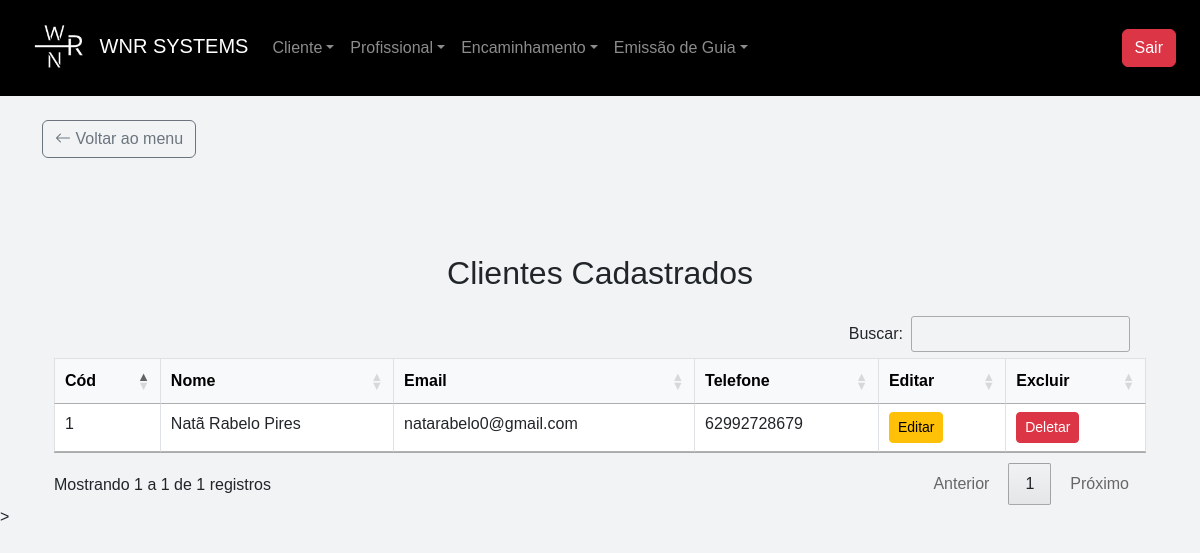
The page /listar_cliente (signed in) on the database its author committed.
### app/models.py (models this page shows)
class Cliente(db.Model):
    __tablename__ = "clientes"
    id                              = db.Column(db.Integer, primary_key=True)
    nome                            = db.Column(db.String(255), nullable=False)
    cpf                             = db.Column(db.String(14), unique=True, nullable=False)
    email                           = db.Column(db.String(255))
    data_nascimento                 = db.Column(db.DateTime)
    renda_familiar                  = db.Column(db.Float, nullable=False, default=0.0)
    bairro                          = db.Column(db.String(255))
    canal_divulgacao                = db.Column(db.String(255))
    cep                             = db.Column(db.String(10))
    cidade                          = db.Column(db.String(255))
    cpf_responsavel                 = db.Column(db.String(14))
    complemento                     = db.Column(db.String(255))
    numero_cs                       = db.Column(db.String(20))
    despesa_mensal                  = db.Column(db.Float, nullable=False, default=0.0)
    estado                          = db.Column(db.String(255))
    endereco                        = db.Column(db.String(255))
    fone_contato                    = db.Column(db.String(20))
    fone_pessoal                    = db.Column(db.String(20))
    nome_plano_saude                = db.Column(db.String(255), default="")
    plano_saude                     = db.Column(db.String(255))
    nome_responsavel                = db.Column(db.String(255), default="")
    possui_filhos                   = db.Column(db.String(255))
    numero_filhos                   = db.Column(db.Integer, default=0)
    previdenciario                  = db.Column(db.String(255))
    profissao                       = db.Column(db.String(255))
    remuneracao                     = db.Column(db.Float, nullable=False, default=0.0)
    rg                              = db.Column(db.String(20))
    saldo                           = db.Column(db.Float, nullable=False, default=0.0)
    idade                           = db.Column(db.Integer, default=0)
    data_cadastro                   = db.Column(db.DateTime, default=db.func.current_timestamp())
    sexo_id                         = db.Column(db.Integer, db.ForeignKey("sexo.id"))
    condicao_habitacao_id           = db.Column(db.Integer, db.ForeignKey("condicao_habitacao.id"))
    tipo_moradia_id                 = db.Column(db.Integer, db.ForeignKey("tipo_moradia.id"))
    tipo_transporte_id              = db.Column(db.Integer, db.ForeignKey("tipo_transporte.id"))
    escolaridade_id                 = db.Column(db.Integer, db.ForeignKey("escolaridade.id"))
    grau_parentesco_id              = db.Column(db.Integer, db.ForeignKey("grau_parentesco.id"))
    estado_civil_id                 = db.Column(db.Integer, db.ForeignKey("estados_civis.id"))
    estado_civil                    = db.relationship("EstadosCivis", back_populates="clientes")
    sexo                            = db.relationship("Sexo", back_populates="clientes")
    condicao_habitacao              = db.relationship("CondicaoHabitacao", back_populates="clientes")
    tipo_moradia                    = db.relationship("TipoMoradia", back_populates="clientes")
    tipo_transporte                 = db.relationship("TipoTransporte", back_populates="clientes")
    escolaridade                    = db.relationship("Escolaridade", back_populates="clientes")
    grau_parentesco                 = db.relationship("GrauParentesco", back_populates="clientes")
    encaminhamentos                 = db.relationship("Encaminhamento", back_populates="cliente", cascade="all, delete-orphan")
    guias                           = db.relationship("Guia", back_populates="cliente", cascade="all, delete-orphan")

### app/routes/cliente/cliente.py (the view)
@client_bp.route('/listar_cliente', methods=['GET', 'POST'])
@required_login
@role_required('atendimento', 'financeiro', 'admin')
def listar_cliente():
    clientes = Cliente.query.all()
    usuario = current_user
    return render_template('clientes/list.html', clientes=clientes, usuario=usuario)

### app/__init__.py (called while the page is built)
@login_manager.user_loader
def load_user(id):
    return Usuario.query.get(int(id))

### app/utils/login_required.py (called while the page is built)
def required_login(f):
    @wraps(f)
    def decorated_function(*args, **kwargs):
        if 'user_id' not in session:
            return redirect(url_for('auth_bp.login'))
        return f(*args, **kwargs)
    return decorated_function

### app/templates/clientes/list.html (shortened to what this page needs)
{% extends 'base.html' %}
{% block content %}
<div class="container mt-5">
    <h2 class="text-center mb-4 mt-5">Clientes Cadastrados</h2>
    <div class="card-body">
        <table id="table" class="table table-bordered table-hover">
            <thead class="table-light">
                <tr>
                    <th>Cód</th>
                    <th>Nome</th>
                    <th>Email</th>
                    <th>Telefone</th>
                    <th>Editar</th>
                    {% if usuario.role == "admin" %}
                    <th>Excluir</th>
                    {% endif %}
                </tr>
            </thead>
            <tbody>
                {% for cliente in clientes %}
                    <tr>
                        <td>{{ cliente.id }}</td>
                        <td>{{ cliente.nome }}</td>
                        <td>{{ cliente.email }}</td>
                        <td>{{ cliente.fone_contato }}</td>
                        <td><a href="{{ url_for('client_bp.editar_cliente', id=cliente.id) }}" class="btn btn-sm btn-warning">Editar</a></td>
                        {% if usuario.role == "admin" %}
                        <td><a href="{{ url_for('client_bp.deletar_cliente', id=cliente.id) }}" class="btn btn-sm btn-danger" data-bs-toggle="modal" data-bs-target="#confirmarExclusao" data-id="{{ cliente.id }}">Deletar</a></td>
                        {% endif %}
                    </tr>
                  {% endfor %}
            </tbody>
        </table>
    </div>
</div>
{% endblock %}

### app/static/css/base.css (style rules this page uses)
body { display: flex; flex-direction: column; margin: 0; padding-top: 56px; font-family: Arial, sans-serif; background-color: #f1f3f5; }

### rows shown on the page
Cliente: id "1", nome "Natã Rabelo Pires", email "natarabelo0@gmail.com", fone_contato "62992728679"
